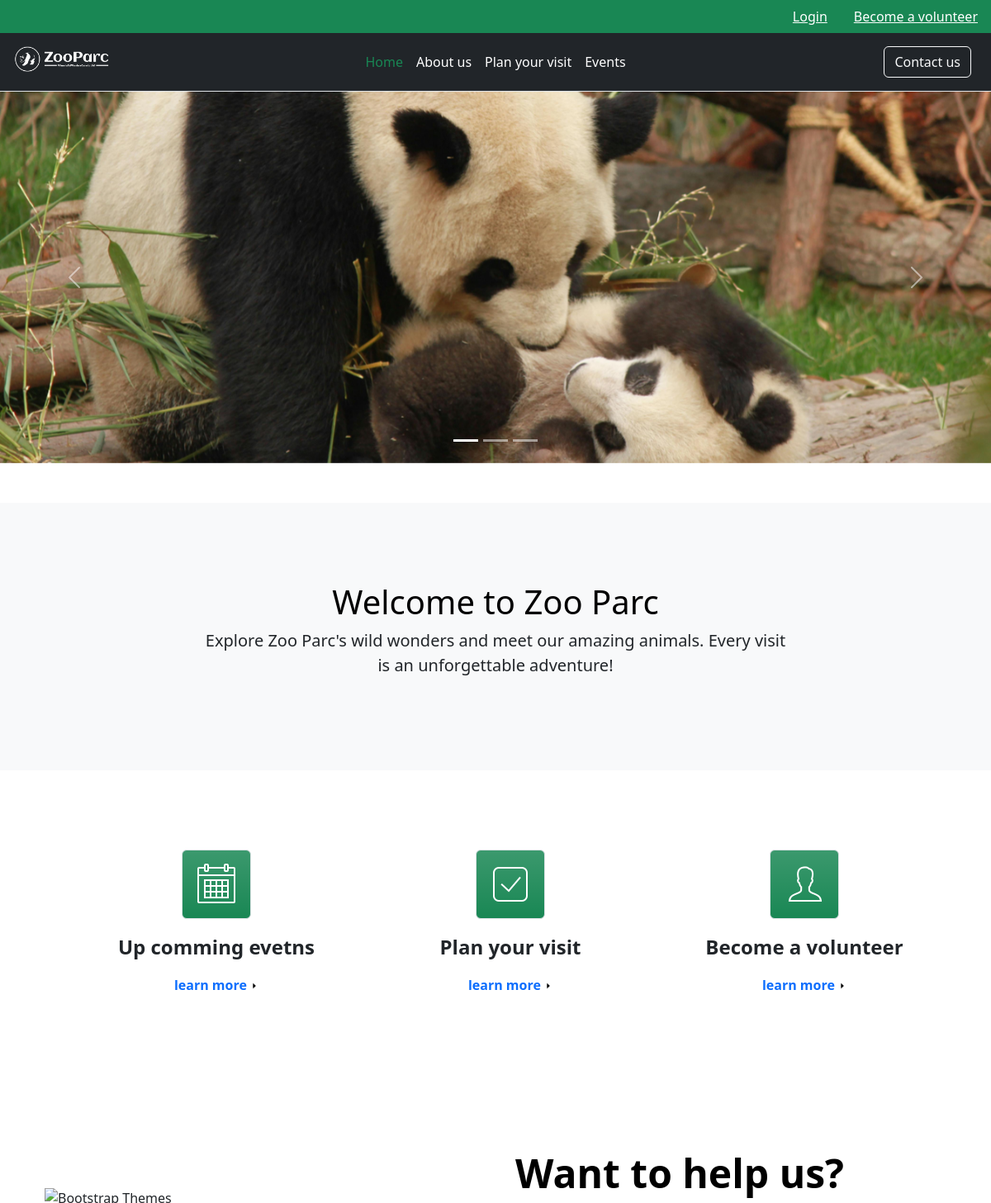
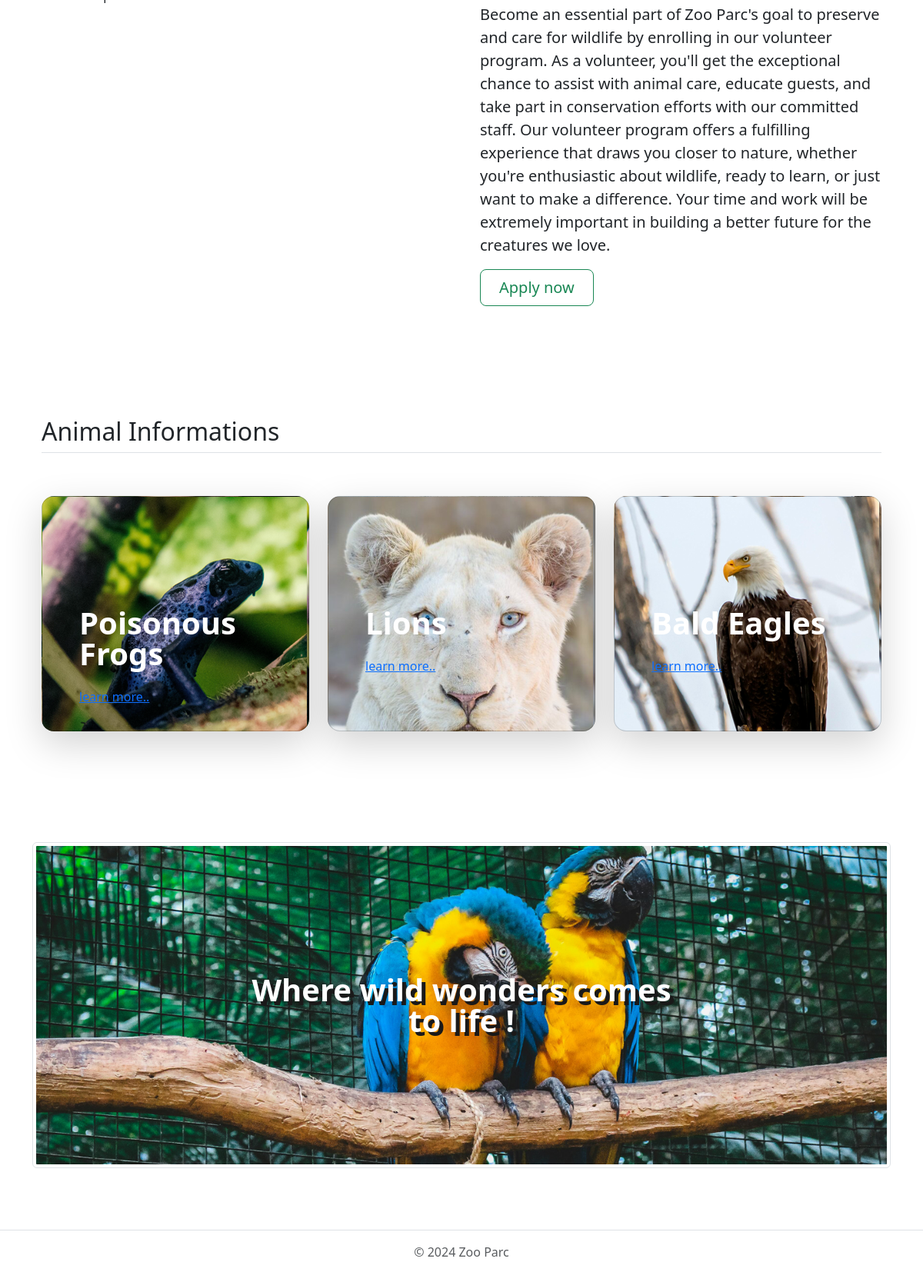
The page / on the database its author committed (2 pictures, top to bottom).
### tables this page shows
CREATE TABLE `information` (
  `id` int NOT NULL,
  `name` varchar(255) NOT NULL,
  `short_description` varchar(255) NOT NULL,
  `description` varchar(2550) NOT NULL,
  `image` varchar(255) NOT NULL
);

### components/info-card.php (the view)
<?php
try {
    $conn = connection::getConnection();
    $stmt = $conn->prepare("SELECT * FROM information");
    $stmt->execute();
    $informations = $stmt->fetchAll(PDO::FETCH_ASSOC);
} catch (Exception $ex) {
    echo "Error: " . $ex->getMessage();
}
?>
<?php foreach ($informations as $information): ?>
    <div class="col">
        <div class="card card-cover h-100 overflow-hidden text-bg-dark rounded-4 shadow-lg"
            style="background-image: url('<?php echo './images/info-images/' . $information['image']; ?>');"
            class="card-img-top"
            alt="<?php echo htmlspecialchars($information['name']); ?>">
            <div class="d-flex flex-column h-100 p-5 pb-3 text-white text-shadow-1">
                <h3 class="pt-5 mt-5 mb-4 display-6 lh-1 fw-bold"><?php echo htmlspecialchars($information['name']); ?></h3>
                <p><a class="link-opacity-10-hover" href="info.php?id=<?php echo $information['id']; ?>">learn more..</a></p>
            </div>
        </div>
    </div>
<?php endforeach; ?>

### rows shown on the page
information: image (picture), name "Poisonous Frogs"
information: image (picture), name "Lions"
information: image (picture), name "Bald Eagles"
